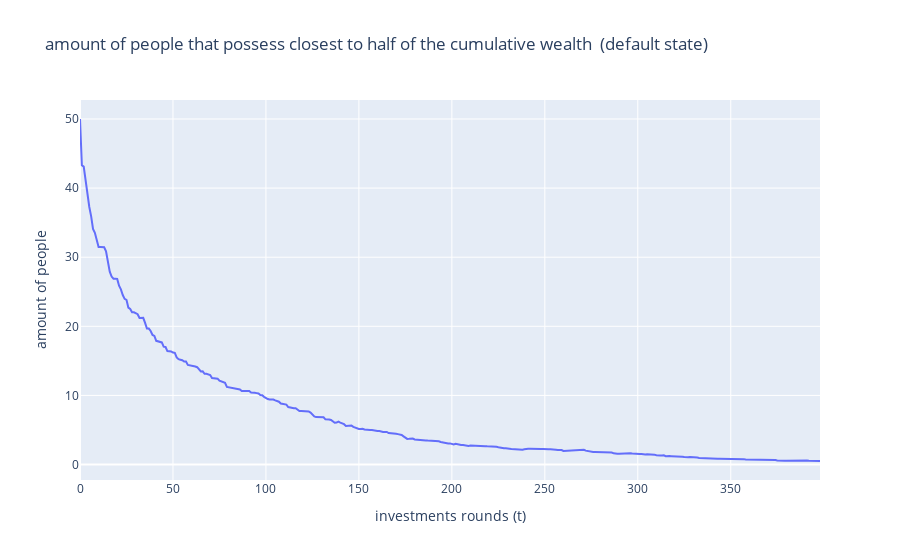
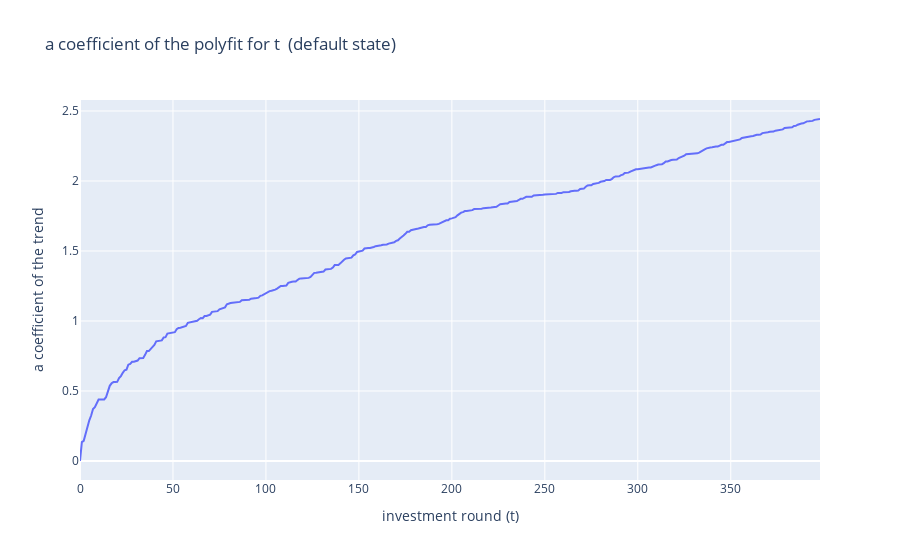
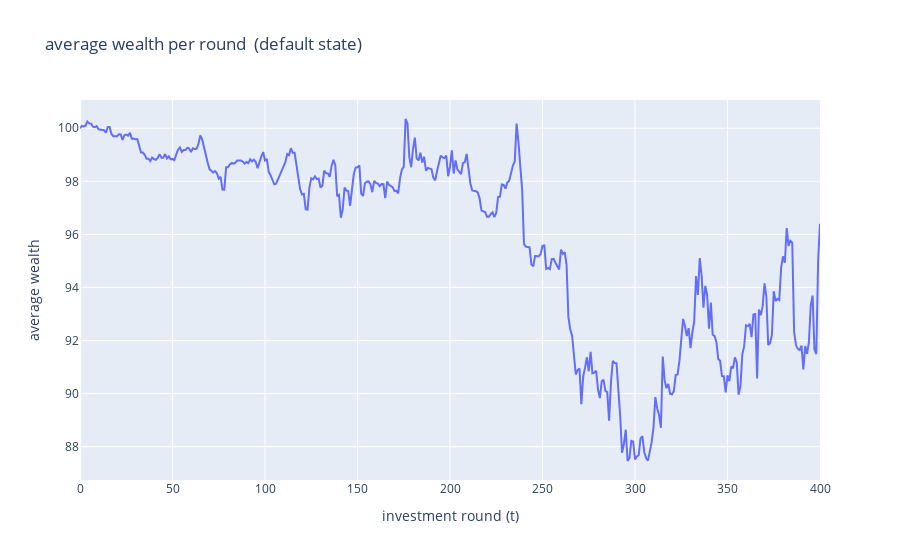
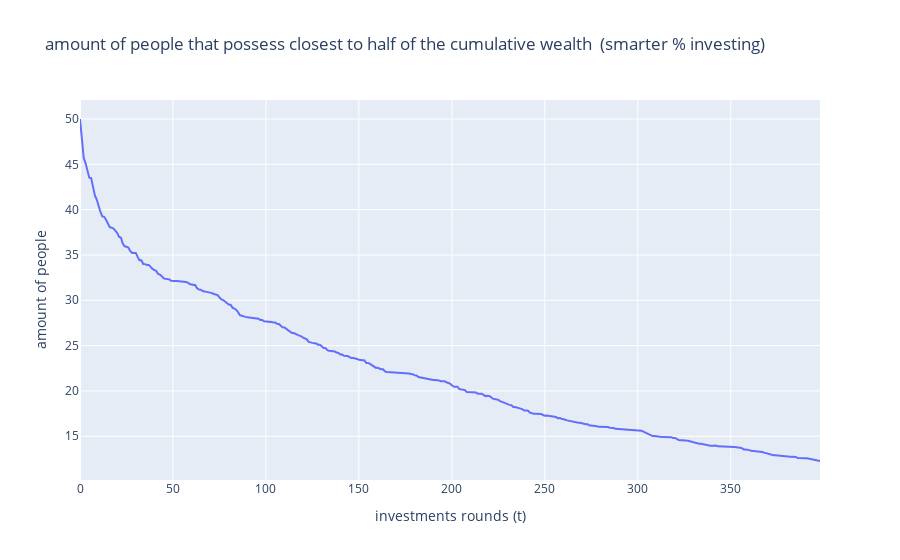

Source (notebook cell) for these figures, in order:
### Code cell
for p_x in p:
    print "{}\n".format(p_x[1])
    #func_plot_wealth_vs_t(p_x).show()
    func_plot_5050_vs_t(p_x).show()
    #func_plots_with_fit(p_x, -1, log=True).show()
    func_plot_a_vs_t(p_x).show()
    func_plot_avg(p_x).show()
    print "\n\n"
    

func_plot_avg(p).show()

### Figure 1 — Plotly figure (JSON) as saved in the notebook; plotly's stock layout.template omitted (floating-point values rounded to 4 significant figures; data arrays with more than 128 entries replaced by an {"elided": "..."} marker saying what was removed)
{"data": [{"type": "scatter", "x": {"elided": "399 int values"}, "y": {"elided": "400 float values"}}], "layout": {"title": {"text": "amount of people that possess closest to half of the cumulative wealth  (default state)"}, "xaxis": {"title": {"text": "investments rounds (t)"}}, "yaxis": {"title": {"text": "amount of people"}}}}

### Figure 2 — Plotly figure (JSON) as saved in the notebook; plotly's stock layout.template omitted (floating-point values rounded to 4 significant figures; data arrays with more than 128 entries replaced by an {"elided": "..."} marker saying what was removed)
{"data": [{"type": "scatter", "x": {"elided": "399 int values"}, "y": {"elided": "400 float values"}}], "layout": {"title": {"text": "a coefficient of the polyfit for t  (default state)"}, "xaxis": {"title": {"text": "investment round (t)"}}, "yaxis": {"title": {"text": "a coefficient of the trend"}}}}

### Figure 3 — Plotly figure (JSON) as saved in the notebook; plotly's stock layout.template omitted (floating-point values rounded to 4 significant figures; data arrays with more than 128 entries replaced by an {"elided": "..."} marker saying what was removed)
{"data": [{"type": "scatter", "x": {"elided": "401 int values"}, "y": {"elided": "401 float values"}}, {"type": "scatter", "x": {"elided": "401 int values"}, "y": []}], "layout": {"title": {"text": "average wealth per round  (default state)"}, "xaxis": {"title": {"text": "investment round (t)"}}, "yaxis": {"title": {"text": "average wealth"}}}}

### Figure 4 — Plotly figure (JSON) as saved in the notebook; plotly's stock layout.template omitted (floating-point values rounded to 4 significant figures; data arrays with more than 128 entries replaced by an {"elided": "..."} marker saying what was removed)
{"data": [{"type": "scatter", "x": {"elided": "399 int values"}, "y": {"elided": "400 float values"}}], "layout": {"title": {"text": "amount of people that possess closest to half of the cumulative wealth  (smarter % investing)"}, "xaxis": {"title": {"text": "investments rounds (t)"}}, "yaxis": {"title": {"text": "amount of people"}}}}
